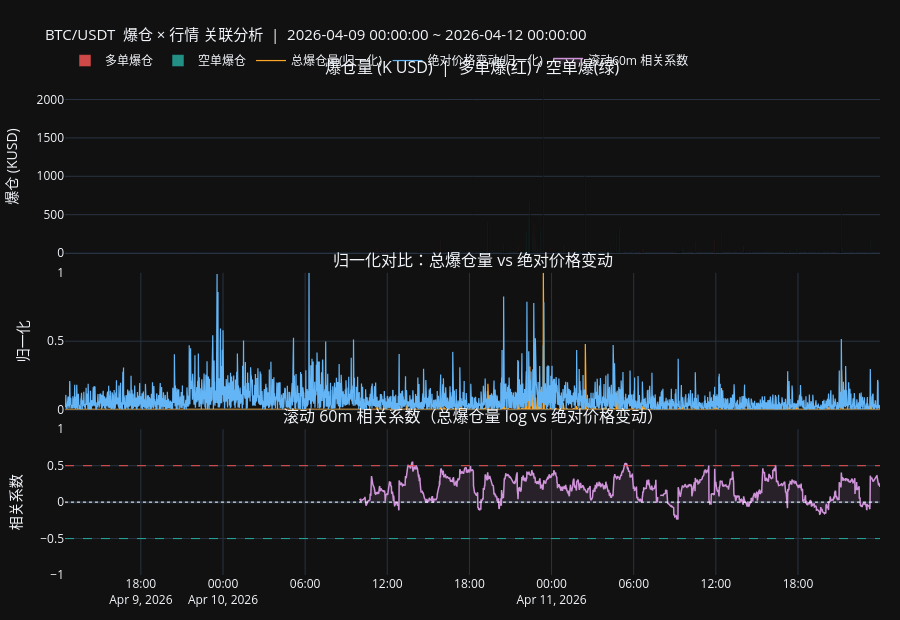

Write notebook code for a chart like this one.
### Markdown cell above
## 4.1 爆仓与行情关联分析

- **Row 1**：多/空单爆仓量（K USD）柱状图
- **Row 2**：归一化对比 — 爆仓量（橙）vs 绝对价格变动（蓝）；两者峰值重合说明爆仓与剧烈波动同步
- **Row 3**：滚动 60m Pearson 相关系数；穿越 ±0.5 虚线为显著相关

### Code cell
def _norm(s: pd.Series) -> pd.Series:
    mn, mx = s.min(), s.max()
    return (s - mn) / (mx - mn + 1e-10)

# ── 构建分析表 ────────────────────────────────────────────────────
an = d_plot[["timestamp", "open", "close", "volume", "liq_long", "liq_short"]].copy()
an["price_change"]  = an["close"].diff().abs()          # 绝对价格变动
an["pct_change"]    = an["close"].pct_change().abs()    # 绝对收益率
an["total_liq"]     = an["liq_long"] + an["liq_short"]
an["liq_net"]       = an["liq_long"] - an["liq_short"]  # >0 多单主导，<0 空单主导
an["total_liq_log"] = np.log1p(an["total_liq"])

# 滚动相关系数（60分钟窗口）
WIN = 60
an["rolling_corr"] = (
    an["total_liq_log"].rolling(WIN).corr(an["price_change"])
)

# ── 整体相关系数（仅有爆仓记录的分钟）────────────────────────────
mask = an["total_liq"] > 0
print(f"有爆仓记录的分钟数 : {mask.sum()} / {len(an)}")
print(f"\n=== Pearson 相关系数（爆仓量 log vs ...）===")
subset = an.loc[mask, ["total_liq_log", "price_change", "pct_change", "volume"]]
corr_row = subset.corr()["total_liq_log"].drop("total_liq_log")
for k, v in corr_row.items():
    print(f"  vs {k:<18}: {v:+.4f}")

# ── 绘图 ─────────────────────────────────────────────────────────
fig_liq = make_subplots(
    rows=3, cols=1,
    shared_xaxes=True,
    row_heights=[0.38, 0.30, 0.32],
    vertical_spacing=0.04,
    subplot_titles=(
        "爆仓量 (K USD)  |  多单爆(红) / 空单爆(绿)",
        f"归一化对比：总爆仓量 vs 绝对价格变动",
        f"滚动 {WIN}m 相关系数（总爆仓量 log vs 绝对价格变动）",
    ),
)

t = an["timestamp"]

# Row 1: 多/空爆仓柱
fig_liq.add_trace(go.Bar(
    x=t, y=an["liq_long"] / 1e3,
    marker_color="rgba(239,83,80,0.85)", name="多单爆仓",
), row=1, col=1)
fig_liq.add_trace(go.Bar(
    x=t, y=an["liq_short"] / 1e3,
    marker_color="rgba(38,166,154,0.85)", name="空单爆仓",
), row=1, col=1)

# Row 2: 归一化对比（同轴）
fig_liq.add_trace(go.Scatter(
    x=t, y=_norm(an["total_liq"]),
    line=dict(color="#ffa726", width=1.2), name="总爆仓量(归一化)",
), row=2, col=1)
fig_liq.add_trace(go.Scatter(
    x=t, y=_norm(an["price_change"]),
    line=dict(color="#64b5f6", width=1.2), name="绝对价格变动(归一化)",
), row=2, col=1)

# Row 3: 滚动相关系数
fig_liq.add_trace(go.Scatter(
    x=t, y=an["rolling_corr"],
    line=dict(color="#ce93d8", width=1.5), name=f"滚动{WIN}m 相关系数",
    fill="tozeroy", fillcolor="rgba(206,147,216,0.12)",
), row=3, col=1)
fig_liq.add_hline(y=0,    line=dict(color="white",   width=1, dash="dot"),  row=3, col=1)
fig_liq.add_hline(y=0.5,  line=dict(color="#ef5350", width=1, dash="dash"), row=3, col=1)
fig_liq.add_hline(y=-0.5, line=dict(color="#26a69a", width=1, dash="dash"), row=3, col=1)

fig_liq.update_layout(
    title=dict(
        text=f"{SYMBOL}  爆仓 × 行情 关联分析  |  {START_DATE} ~ {END_DATE}",
        font=dict(size=15),
    ),
    height=620,
    template="plotly_dark",
    barmode="overlay",
    hovermode="x unified",
    legend=dict(orientation="h", yanchor="bottom", y=1.01, xanchor="left", x=0),
    margin=dict(l=60, r=20, t=80, b=20),
)
fig_liq.update_yaxes(title_text="爆仓 (KUSD)", row=1, col=1)
fig_liq.update_yaxes(title_text="归一化",      row=2, col=1, range=[0, 1])
fig_liq.update_yaxes(title_text="相关系数",    row=3, col=1, range=[-1, 1])

fig_liq.show()

### Figure 1 — Plotly figure (JSON) as saved in the notebook; plotly's stock layout.template omitted (floating-point values rounded to 4 significant figures; data arrays with more than 128 entries replaced by an {"elided": "..."} marker saying what was removed)
{"data": [{"marker": {"color": "rgba(239,83,80,0.85)"}, "name": "多单爆仓", "type": "bar", "x": {"elided": "3571 str values"}, "xaxis": "x", "y": {"elided": "3571 float values"}, "yaxis": "y"}, {"marker": {"color": "rgba(38,166,154,0.85)"}, "name": "空单爆仓", "type": "bar", "x": {"elided": "3571 str values"}, "xaxis": "x", "y": {"elided": "3571 float values"}, "yaxis": "y"}, {"line": {"color": "#ffa726", "width": 1.2}, "name": "总爆仓量(归一化)", "type": "scatter", "x": {"elided": "3571 str values"}, "xaxis": "x2", "y": {"elided": "3571 float values"}, "yaxis": "y2"}, {"line": {"color": "#64b5f6", "width": 1.2}, "name": "绝对价格变动(归一化)", "type": "scatter", "x": {"elided": "3571 str values"}, "xaxis": "x2", "y": {"elided": "3571 float values"}, "yaxis": "y2"}, {"fill": "tozeroy", "fillcolor": "rgba(206,147,216,0.12)", "line": {"color": "#ce93d8", "width": 1.5}, "name": "滚动60m 相关系数", "type": "scatter", "x": {"elided": "3571 str values"}, "xaxis": "x3", "y": {"elided": "3571 float values"}, "yaxis": "y3"}], "layout": {"annotations": [{"font": {"size": 16}, "showarrow": false, "text": "爆仓量 (K USD)  |  多单爆(红) / 空单爆(绿)", "x": 0.5, "xanchor": "center", "xref": "paper", "y": 1, "yanchor": "bottom", "yref": "paper"}, {"font": {"size": 16}, "showarrow": false, "text": "归一化对比：总爆仓量 vs 绝对价格变动", "x": 0.5, "xanchor": "center", "xref": "paper", "y": 0.6104, "yanchor": "bottom", "yref": "paper"}, {"font": {"size": 16}, "showarrow": false, "text": "滚动 60m 相关系数（总爆仓量 log vs 绝对价格变动）", "x": 0.5, "xanchor": "center", "xref": "paper", "y": 0.2944, "yanchor": "bottom", "yref": "paper"}], "barmode": "overlay", "height": 620, "hovermode": "x unified", "legend": {"orientation": "h", "x": 0, "xanchor": "left", "y": 1.01, "yanchor": "bottom"}, "margin": {"b": 20, "l": 60, "r": 20, "t": 80}, "shapes": [{"line": {"color": "white", "dash": "dot", "width": 1}, "type": "line", "x0": 0, "x1": 1, "xref": "x3 domain", "y0": 0, "y1": 0, "yref": "y3"}, {"line": {"color": "#ef5350", "dash": "dash", "width": 1}, "type": "line", "x0": 0, "x1": 1, "xref": "x3 domain", "y0": 0.5, "y1": 0.5, "yref": "y3"}, {"line": {"color": "#26a69a", "dash": "dash", "width": 1}, "type": "line", "x0": 0, "x1": 1, "xref": "x3 domain", "y0": -0.5, "y1": -0.5, "yref": "y3"}], "title": {"font": {"size": 15}, "text": "BTC/USDT  爆仓 × 行情 关联分析  |  2026-04-09 00:00:00 ~ 2026-04-12 00:00:00"}, "xaxis": {"anchor": "y", "domain": [0, 1], "matches": "x3", "showticklabels": false}, "xaxis2": {"anchor": "y2", "domain": [0, 1], "matches": "x3", "showticklabels": false}, "xaxis3": {"anchor": "y3", "domain": [0, 1]}, "yaxis": {"anchor": "x", "domain": [0.6504, 1], "title": {"text": "爆仓 (KUSD)"}}, "yaxis2": {"anchor": "x2", "domain": [0.3344, 0.6104], "range": [0, 1], "title": {"text": "归一化"}}, "yaxis3": {"anchor": "x3", "domain": [0, 0.2944], "range": [-1, 1], "title": {"text": "相关系数"}}}}
